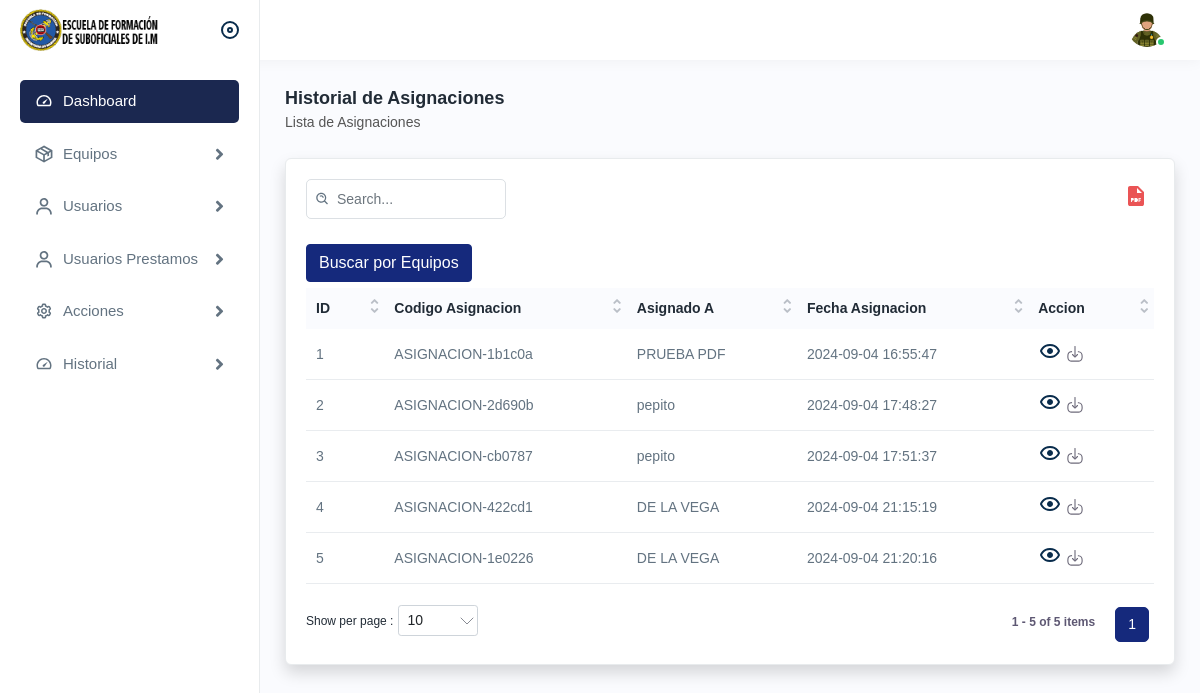
/historial_asignaciones.php (signed in), run on an earlier commit of the app's database.
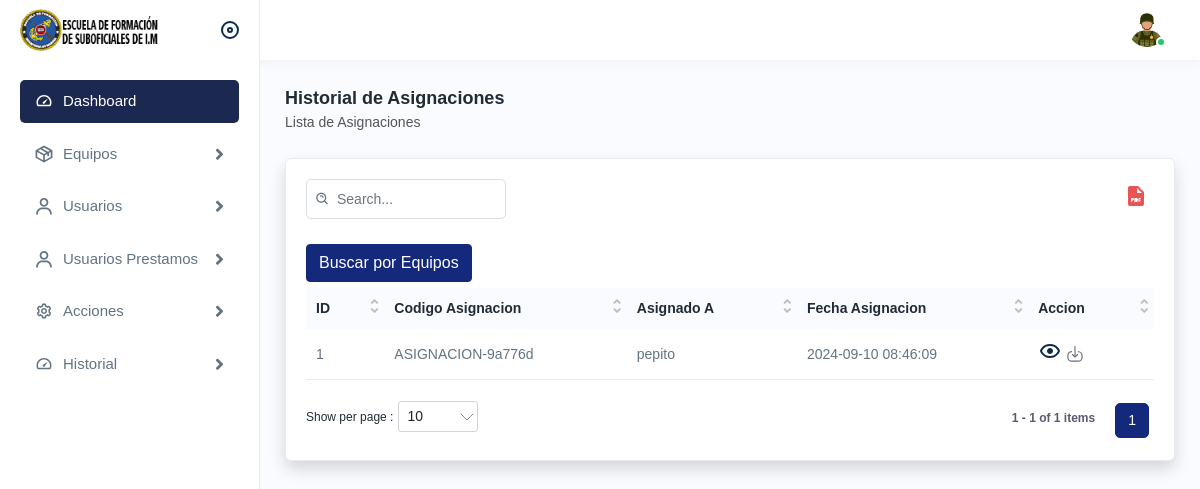
And on a later commit of the database.
### tables this page shows
CREATE TABLE `asignaciones` (
  `id` int(11) NOT NULL,
  `id_asignacion` varchar(50) NOT NULL,
  `usuario_id` int(11) NOT NULL,
  `Nombre_usuario` varchar(100) NOT NULL,
  `Fecha_asignacion` datetime NOT NULL,
  `Observaciones` varchar(500) NOT NULL,
  `docPdf` blob NOT NULL
);

### historial_asignaciones.php (the view, shortened to what the changed rows need)
<!DOCTYPE html>
<html lang="en">
<head>
  <link rel="stylesheet" href="assets/css/bootstrap.min.css" />
  <link rel="stylesheet" href="assets/css/animate.css" />
  <link rel="stylesheet" href="assets/plugins/select2/css/select2.min.css" />
  <link rel="stylesheet" href="assets/css/dataTables.bootstrap4.min.css" />
  <link rel="stylesheet" href="assets/plugins/fontawesome/css/fontawesome.min.css" />
  <link rel="stylesheet" href="assets/plugins/fontawesome/css/all.min.css" />
  <link rel="stylesheet" href="assets/css/style.css" />
</head>
<body>
  <div class="page-wrapper">
    <div class="content">
      <div class="card shadow">
        <div class="card-body">
          <div class="table-top">
            <div class="search-set">
            </div>
            <div class="wordset">
            </div>
          </div>
          <button type="button" class="btn btn-primary" data-bs-toggle="modal" data-bs-target="#searchModal">
            Buscar por Equipos
          </button>
          <div class="table-responsive">
            <table class="table datanew">
              <thead>
                <tr>
                  <th>ID</th>
                  <th>Codigo Asignacion</th>
                  <th>Asignado A</th>
                  <th>Fecha Asignacion</th>
                  <th>Accion</th>
                </tr>
              </thead>
              <tbody>
                <?php
                include "./conexion.php";
                $sql = $mysqli->query("SELECT * FROM asignaciones");
                $contador = 1;
                while ($datos = $sql->fetch_object()) { ?>
                  <tr>
                    <td><?php echo $contador; ?></td>
                    <td><?php echo $datos->id_asignacion; ?></td>
                    <td><?php echo $datos->Nombre_usuario; ?></td>
                    <td><?php echo $datos->Fecha_asignacion; ?></td>
                    <td>
                      <a href="ver_detalles_asignaciones.php?id=<?php echo $datos->id; ?>">
                        <img src="assets/img/icons/eye.svg" alt="img" />
                      </a>
                      <a href="uploads/<?php echo $datos->docPdf; ?>" download>
                        <img src="assets/img/icons/download.svg" alt="img" />
                      </a>
                    </td>
                  </tr>
                <?php
                  $contador++;
                } ?>
              </tbody>
            </table>
          </div>
        </div>
      </div>
    </div>
  </div>
</body>
</html>

What changed in the data, as far as the page shows it:
removed asignaciones: id_asignacion "ASIGNACION-1b1c0a", Nombre_usuario "PRUEBA PDF", Fecha_asignacion "2024-09-04 16:55:47"
removed asignaciones: id_asignacion "ASIGNACION-2d690b", Nombre_usuario "pepito", Fecha_asignacion "2024-09-04 17:48:27"
removed asignaciones: id_asignacion "ASIGNACION-cb0787", Nombre_usuario "pepito", Fecha_asignacion "2024-09-04 17:51:37"
removed asignaciones: id_asignacion "ASIGNACION-422cd1", Nombre_usuario "DE LA VEGA", Fecha_asignacion "2024-09-04 21:15:19"
removed asignaciones: id_asignacion "ASIGNACION-1e0226", Nombre_usuario "DE LA VEGA", Fecha_asignacion "2024-09-04 21:20:16"
added asignaciones: id_asignacion "ASIGNACION-9a776d", Nombre_usuario "pepito", Fecha_asignacion "2024-09-10 08:46:09"
Also different on the page:
text written by a page script: "1 1 - 5 of 5 items" → "1 1 - 1 of 1 items"
